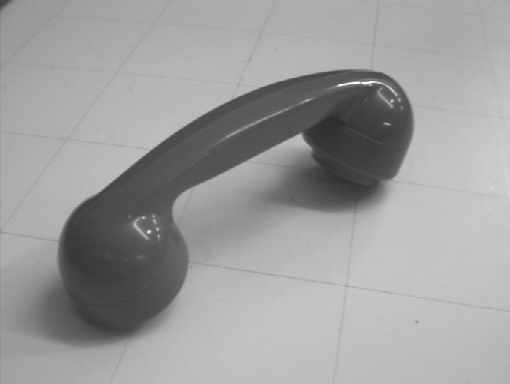
#> input picture hw3/images/gray/2.png, 510 x 384 px
$ python 2.py
#> lines starting #> are read from the running program, lines starting #| are printed output that depends on the picture; after the words box and inside, x2 and y2 are one past the last pixel; in counts of white or black regions, pixels touching at a corner belong together
import cv2
import os
import numpy as np

export_dir = '../../results/gray'
if not os.path.isdir(export_dir):
    os.makedirs(export_dir)
img = cv2.imread("../../images/gray/2.png", cv2.IMREAD_GRAYSCALE)
#> img is the input picture: shape (384, 510); min 41, max 251, mean 157


kernel = cv2.getStructuringElement(cv2.MORPH_ELLIPSE, (8, 8))
open_img = cv2.morphologyEx(img, cv2.MORPH_OPEN, kernel)
cv2.imshow("open", open_img)
cv2.waitKey()


_, bin_res = cv2.threshold(open_img, 0, 1, cv2.THRESH_BINARY_INV | cv2.THRESH_OTSU)
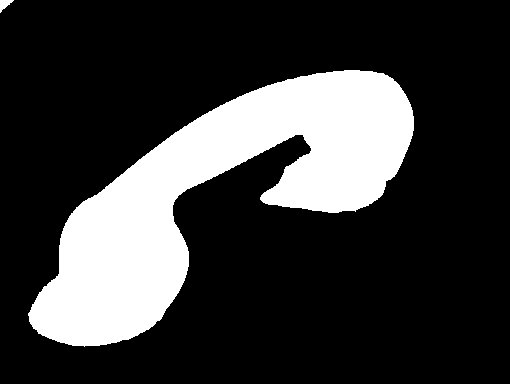
#> bin_res: shape (384, 510); values 0 (black) and 1 (white), 22.1% white; 2 white regions, box (x1, y1, x2, y2) and area: (28, 70, 414, 347) 43251, (0, 0, 14, 13) 93
result_img = bin_res * open_img
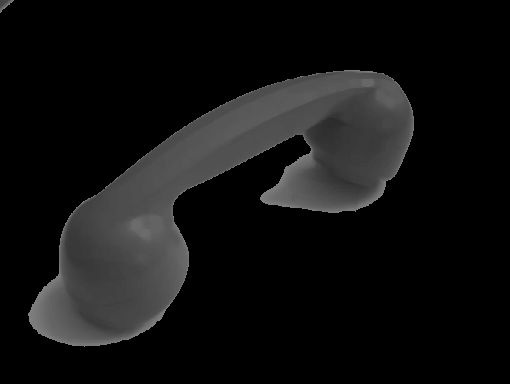
#> result_img: shape (384, 510); min 0, max 127, mean 17.7

cv2.imshow("result", result_img)
cv2.waitKey()

cv2.imwrite(os.path.join(export_dir, "2.png"), img)
cv2.imwrite(os.path.join(export_dir, "2_open.png"), open_img)
cv2.imwrite(os.path.join(export_dir, "2_result.png"), result_img)

$ run again, with hw3/images/gray/3.jpg saved as hw3/images/gray/2.png
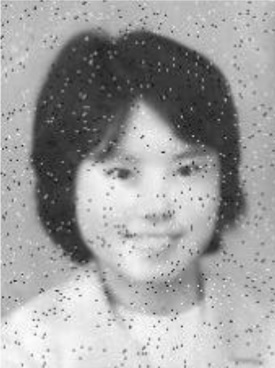
#> input picture hw3/images/gray/3.jpg, 275 x 368 px
#> img is the input picture: shape (368, 275); min 21, max 255, mean 159.2
#> `_, bin_res = cv2.threshold(open_img, 0, 1, cv2.THRESH_BINARY_INV | cv2..`:
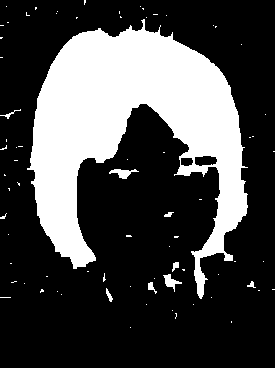
#> bin_res: shape (368, 275); values 0 (black) and 1 (white), 27.8% white; 75 white regions (66 under 20 px), largest, box (x1, y1, x2, y2) and area: (27, 19, 248, 299) 27356, (109, 169, 139, 179) 143, (163, 274, 182, 292) 132
#> `result_img = bin_res * open_img`:
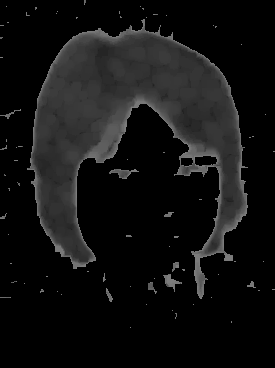
#> result_img: shape (368, 275); min 0, max 125, mean 17.8
